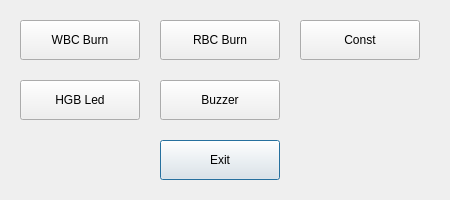
<?xml version="1.0" encoding="UTF-8"?>
<ui version="4.0">
 <class>OtherSelftestDialog</class>
 <widget class="QDialog" name="OtherSelftestDialog">
  <property name="geometry">
   <rect>
    <x>0</x>
    <y>0</y>
    <width>450</width>
    <height>200</height>
   </rect>
  </property>
  <property name="windowTitle">
   <string>OtherSelftestDialog</string>
  </property>
  <widget class="QPushButton" name="pbOk">
   <property name="geometry">
    <rect>
     <x>160</x>
     <y>140</y>
     <width>120</width>
     <height>40</height>
    </rect>
   </property>
   <property name="text">
    <string>Exit</string>
   </property>
  </widget>
  <widget class="QPushButton" name="pbWbcBurn">
   <property name="geometry">
    <rect>
     <x>20</x>
     <y>20</y>
     <width>120</width>
     <height>40</height>
    </rect>
   </property>
   <property name="text">
    <string>WBC Burn</string>
   </property>
  </widget>
  <widget class="QPushButton" name="pbRbcBurn">
   <property name="geometry">
    <rect>
     <x>160</x>
     <y>20</y>
     <width>120</width>
     <height>40</height>
    </rect>
   </property>
   <property name="text">
    <string>RBC Burn</string>
   </property>
  </widget>
  <widget class="QPushButton" name="pbConst">
   <property name="geometry">
    <rect>
     <x>300</x>
     <y>20</y>
     <width>120</width>
     <height>40</height>
    </rect>
   </property>
   <property name="text">
    <string>Const</string>
   </property>
  </widget>
  <widget class="QPushButton" name="pbHgbLed">
   <property name="geometry">
    <rect>
     <x>20</x>
     <y>80</y>
     <width>120</width>
     <height>40</height>
    </rect>
   </property>
   <property name="text">
    <string>HGB Led</string>
   </property>
  </widget>
  <widget class="QPushButton" name="pbBuzzer">
   <property name="geometry">
    <rect>
     <x>160</x>
     <y>80</y>
     <width>120</width>
     <height>40</height>
    </rect>
   </property>
   <property name="text">
    <string>Buzzer</string>
   </property>
  </widget>
 </widget>
 <layoutdefault spacing="6" margin="11"/>
 <resources/>
 <connections/>
</ui>
